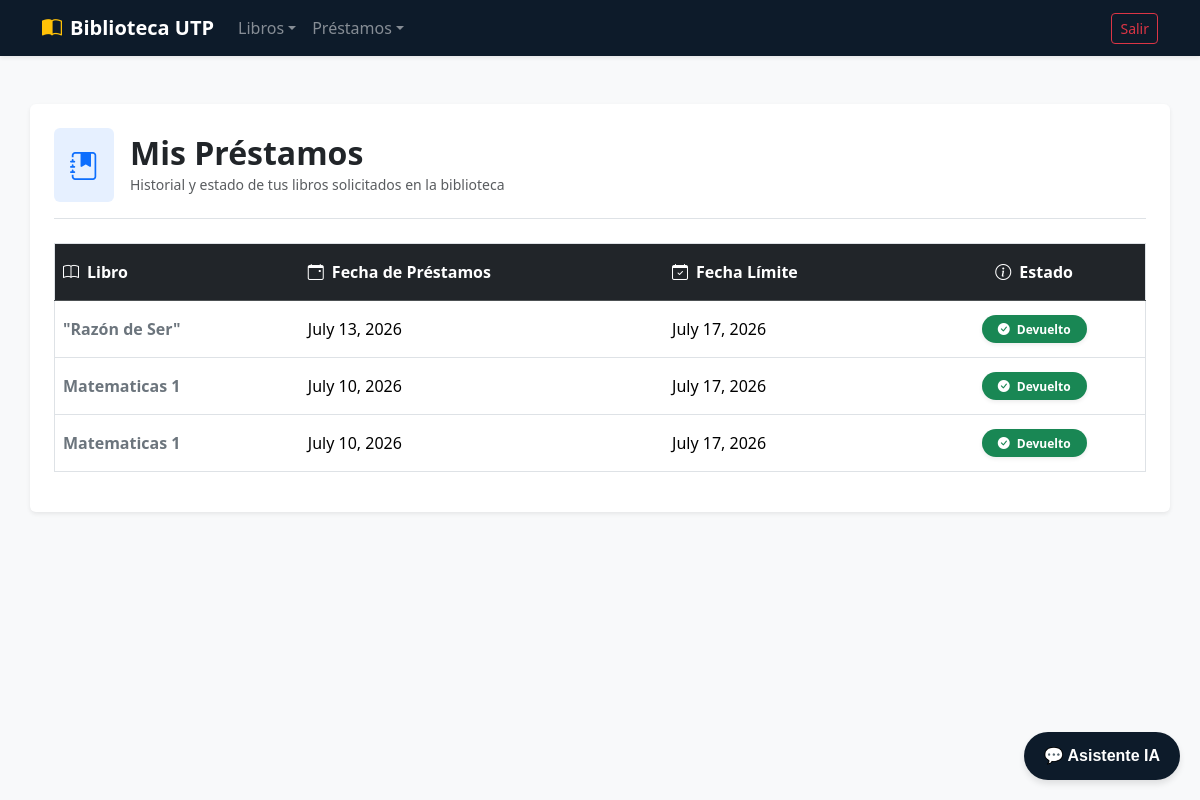
Screenshot of /prestamos/mis-prestamos/ (signed in) with the database file from the repository.
### apps/prestamos/models.py (models this page shows, shortened)
class Prestamo(models.Model):
    ESTADOS = (
        ('activo', 'Activo / En Curso'),
        ('devuelto', 'Devuelto'),
        ('atrasado', 'Atrasado / Con Multa'),
    )
    usuario = models.ForeignKey(settings.AUTH_USER_MODEL, on_delete=models.CASCADE)
    libro = models.ForeignKey(Libro, on_delete=models.CASCADE)
    fecha_prestamo = models.DateField(auto_now_add=True)  # Se pone la fecha de hoy automáticamente
    fecha_devolucion_esperada = models.DateField()       # Fecha límite para devolverlo
    fecha_devolucion_real = models.DateField(blank=True, null=True) # Se llena cuando entreguen el libro
    estado = models.CharField(max_length=20, choices=ESTADOS, default='activo')

### apps/libros/models.py (models this page shows, shortened)
class Libro(models.Model):
    GRADOS_DESTINO = (
        ('primaria', 'Primaria'),
        ('secundaria', 'Secundaria'),
        ('general', 'General (Todos)'),
    )
    titulo = models.CharField(max_length=200)
    autor = models.CharField(max_length=150)
    categoria = models.CharField(max_length=100)
    archivo_pdf = models.FileField(upload_to='libros_pdfs/') # Para subir el archivo digital
    portada = models.ImageField(upload_to='portadas/', blank=True, null=True)
    grado_objetivo = models.CharField(max_length=20, choices=GRADOS_DESTINO, default='general')
    ejemplares_disponibles = models.PositiveIntegerField(default=1)

### apps/prestamos/views.py (the view)
# urls.py: path('mis-prestamos/', views.MisPrestamosView.as_view(), name='mis_prestamos'),
class MisPrestamosView(LoginRequiredMixin, ListView):
    model = Prestamo
    template_name = 'prestamos/mis_prestamos.html'
    context_object_name = 'prestamos'
    def get_queryset(self):
        return Prestamo.objects.filter(usuario=self.request.user).order_by('-fecha_prestamo')

### apps/prestamos/templates/prestamos/mis_prestamos.html (shortened to what this page needs)
{% extends 'usuarios/base.html' %}
{% block content %}
<div class="container my-5 p-4 bg-white rounded shadow-sm">
    <div class="d-flex align-items-center mb-4 pb-3 border-bottom">
        <div class="bg-primary bg-opacity-10 p-3 rounded me-3 text-primary">
            <i class="bi bi-journal-bookmark-fill fs-3"></i>
        </div>
        <div>
            <h2 class="text-dark fw-bold mb-0">Mis Préstamos</h2>
            <small class="text-muted">Historial y estado de tus libros solicitados en la biblioteca</small>
        </div>
    </div>
    <div class="table-responsive">
        <table class="table table-hover align-middle border">
            <thead class="table-dark">
                <tr>
                    <th scope="col" class="py-3"><i class="bi bi-book me-2"></i>Libro</th>
                    <th scope="col" class="py-3"><i class="bi bi-calendar-event me-2"></i>Fecha de Préstamos</th>
                    <th scope="col" class="py-3"><i class="bi bi-calendar-check me-2"></i>Fecha Límite</th>
                    <th scope="col" class="py-3 text-center"><i class="bi bi-info-circle me-2"></i>Estado</th>
                </tr>
            </thead>
            <tbody>
                {% for p in prestamos %}
                <tr>
                    <td class="fw-semibold text-secondary py-3">
                        {{ p.libro.titulo }}
                    </td>
                    <td>{{ p.fecha_prestamo }}</td>
                    <td>{{ p.fecha_devolucion_esperada }}</td>
                    <td class="text-center">
                        {% if p.estado == 'atrasado' %}
                        <span class="badge bg-danger px-3 py-2 rounded-pill shadow-sm">
                            <i class="bi bi-exclamation-triangle-fill me-1"></i> Atrasado (MULTA)
                        </span>
                        {% elif p.estado == 'devuelto' %}
                        <span class="badge bg-success px-3 py-2 rounded-pill shadow-sm">
                            <i class="bi bi-check-circle-fill me-1"></i> Devuelto
                        </span>
                        {% else %}
                        <span class="badge bg-primary px-3 py-2 rounded-pill shadow-sm">
                            <i class="bi bi-clock-history me-1"></i> Activo
                        </span>
                        {% endif %}
                    </td>
                </tr>
                {% endfor %}
            </tbody>
        </table>
    </div>
</div>
{% endblock %}

### apps/usuarios/templates/usuarios/base.html (style rules this page uses)
body { background-color: #f8f9fa; }

### rows the page displays
Prestamo: libro.titulo "\"Razón de Ser\"", fecha_prestamo "July 13, 2026", fecha_devolucion_esperada "July 17, 2026", estado "devuelto" (drawn)
Prestamo: libro.titulo "Matematicas 1", fecha_prestamo "July 10, 2026", fecha_devolucion_esperada "July 17, 2026", estado "devuelto" (drawn)
Prestamo: libro.titulo "Matematicas 1", fecha_prestamo "July 10, 2026", fecha_devolucion_esperada "July 17, 2026", estado "devuelto" (drawn)
